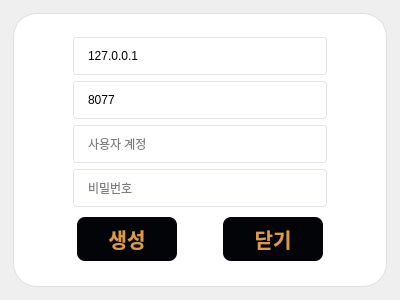
<?xml version="1.0" encoding="UTF-8"?>
<ui version="4.0">
 <class>Widget</class>
 <widget class="QWidget" name="Widget">
  <property name="geometry">
   <rect>
    <x>0</x>
    <y>0</y>
    <width>400</width>
    <height>300</height>
   </rect>
  </property>
  <property name="minimumSize">
   <size>
    <width>400</width>
    <height>300</height>
   </size>
  </property>
  <property name="maximumSize">
   <size>
    <width>400</width>
    <height>300</height>
   </size>
  </property>
  <property name="windowTitle">
   <string>서버 로그인</string>
  </property>
  <property name="styleSheet">
   <string notr="true">QPushButton {
background-color:#030408;
color:#db9a45;
font-size: 20px;
font:10pt &quot;Microsoft YaHei UI&quot;;
border-radius:8px;
font-weight:700;
height:44px;
width: 100%;
}
QPushButton:disabled {
background-color: #787a7e;
}
QPushButton:hover {
background-color: #383a3e;
}
QFrame{
margin:2px;
border: 1px solid #dcdee0;;
border-radius: 24px;
background-color:rgb(255, 255, 255);
padding:10px;
}
QLineEdit{
border: 1px solid rgb(41, 57, 85);
border-radius: 3px;
border-color:#dcdee0;
height:36px;
background: white;
padding-left: 12px;
padding-right: 12px;
border-color:#e4e5eb;
}
QLineEdit:hover {
border-color: #db9a45;
}</string>
  </property>
  <layout class="QVBoxLayout" name="verticalLayout">
   <item>
    <widget class="QFrame" name="frame">
     <property name="frameShape">
      <enum>QFrame::StyledPanel</enum>
     </property>
     <property name="frameShadow">
      <enum>QFrame::Raised</enum>
     </property>
     <layout class="QGridLayout" name="gridLayout_2">
      <item row="0" column="0">
       <layout class="QGridLayout" name="gridLayout">
        <item row="1" column="1">
         <widget class="QLineEdit" name="portLineEdit">
          <property name="text">
           <string>8077</string>
          </property>
          <property name="placeholderText">
           <string>포트 번호</string>
          </property>
         </widget>
        </item>
        <item row="0" column="1">
         <widget class="QLineEdit" name="ipLineEdit">
          <property name="text">
           <string>127.0.0.1</string>
          </property>
          <property name="placeholderText">
           <string>IP 주소</string>
          </property>
         </widget>
        </item>
        <item row="0" column="2">
         <spacer name="horizontalSpacer_2">
          <property name="orientation">
           <enum>Qt::Horizontal</enum>
          </property>
          <property name="sizeType">
           <enum>QSizePolicy::Fixed</enum>
          </property>
          <property name="sizeHint" stdset="0">
           <size>
            <width>40</width>
            <height>20</height>
           </size>
          </property>
         </spacer>
        </item>
        <item row="2" column="1">
         <widget class="QLineEdit" name="userLineEdit">
          <property name="placeholderText">
           <string>사용자 계정</string>
          </property>
         </widget>
        </item>
        <item row="0" column="0">
         <spacer name="horizontalSpacer">
          <property name="orientation">
           <enum>Qt::Horizontal</enum>
          </property>
          <property name="sizeType">
           <enum>QSizePolicy::Fixed</enum>
          </property>
          <property name="sizeHint" stdset="0">
           <size>
            <width>40</width>
            <height>20</height>
           </size>
          </property>
         </spacer>
        </item>
        <item row="3" column="1">
         <widget class="QLineEdit" name="passwordLineEdit">
          <property name="echoMode">
           <enum>QLineEdit::Password</enum>
          </property>
          <property name="placeholderText">
           <string>비밀번호</string>
          </property>
         </widget>
        </item>
       </layout>
      </item>
      <item row="1" column="0">
       <layout class="QHBoxLayout" name="horizontalLayout">
        <item>
         <spacer name="horizontalSpacer_4">
          <property name="orientation">
           <enum>Qt::Horizontal</enum>
          </property>
          <property name="sizeHint" stdset="0">
           <size>
            <width>40</width>
            <height>20</height>
           </size>
          </property>
         </spacer>
        </item>
        <item>
         <widget class="QPushButton" name="startButton">
          <property name="text">
           <string>생성</string>
          </property>
         </widget>
        </item>
        <item>
         <spacer name="horizontalSpacer_3">
          <property name="orientation">
           <enum>Qt::Horizontal</enum>
          </property>
          <property name="sizeType">
           <enum>QSizePolicy::Fixed</enum>
          </property>
          <property name="sizeHint" stdset="0">
           <size>
            <width>40</width>
            <height>20</height>
           </size>
          </property>
         </spacer>
        </item>
        <item>
         <widget class="QPushButton" name="CloseButton">
          <property name="text">
           <string>닫기</string>
          </property>
         </widget>
        </item>
        <item>
         <spacer name="horizontalSpacer_5">
          <property name="orientation">
           <enum>Qt::Horizontal</enum>
          </property>
          <property name="sizeHint" stdset="0">
           <size>
            <width>40</width>
            <height>20</height>
           </size>
          </property>
         </spacer>
        </item>
       </layout>
      </item>
     </layout>
    </widget>
   </item>
  </layout>
 </widget>
 <tabstops>
  <tabstop>ipLineEdit</tabstop>
  <tabstop>portLineEdit</tabstop>
  <tabstop>userLineEdit</tabstop>
  <tabstop>passwordLineEdit</tabstop>
  <tabstop>startButton</tabstop>
  <tabstop>CloseButton</tabstop>
 </tabstops>
 <resources/>
 <connections/>
</ui>
